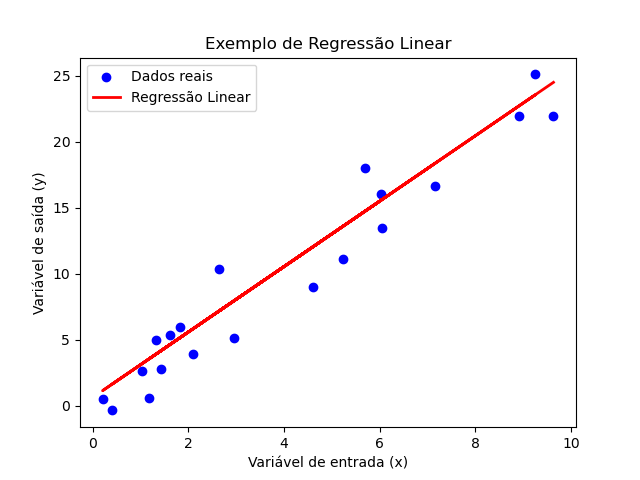

This chart was generated by the following Python code:
import numpy as np
import matplotlib.pyplot as plt
from sklearn.linear_model import LinearRegression
from sklearn.model_selection import train_test_split

# Gerando dados fictícios
np.random.seed(0)
x = 10 * np.random.rand(100, 1)
y = 2.5 * x + np.random.randn(100, 1) * 2  # Relação linear com ruído

# Dividindo os dados em treino e teste
x_train, x_test, y_train, y_test = train_test_split(x, y, test_size=0.2, random_state=0)

# Criando e treinando o modelo de Regressão Linear
modelo = LinearRegression()
modelo.fit(x_train, y_train)

# Fazendo previsões
y_pred = modelo.predict(x_test)

# Plotando os resultados
plt.scatter(x_test, y_test, color='blue', label='Dados reais')
plt.plot(x_test, y_pred, color='red', linewidth=2, label='Regressão Linear')
plt.xlabel('Variável de entrada (x)')
plt.ylabel('Variável de saída (y)')
plt.legend()
plt.title('Exemplo de Regressão Linear')
plt.show()
